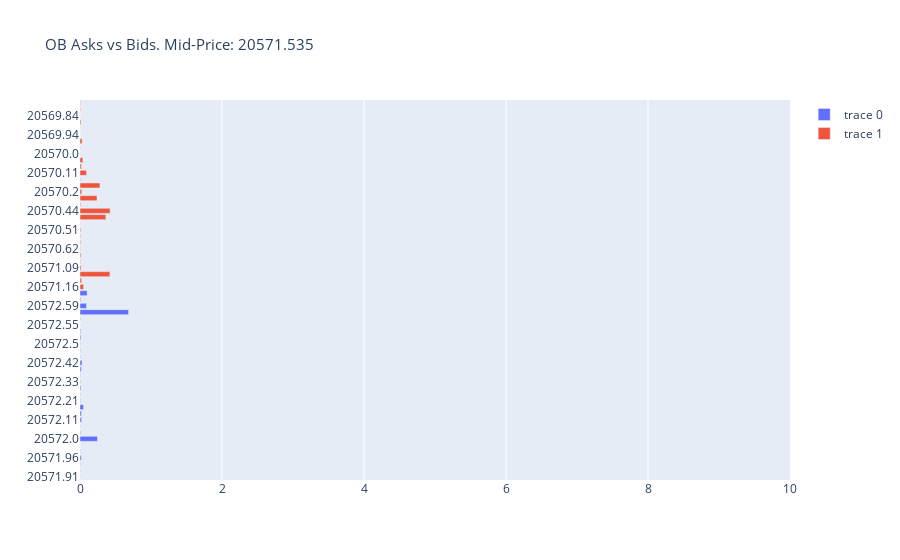

Write notebook code for a chart like this one.
### Markdown cell above
+ <font color= lightgray> <font size = 2> *OB Visualization*: </font>

### Code cell
binance = ccxt.binance()
time_stamp = binance.iso8601(binance.milliseconds())
bi_btc_ob = binance.fetch_order_book('BTC/USDT', limit=30) #Order Books 

bi_btc_ob_bid = pd.DataFrame(bi_btc_ob['bids'], columns = ['price','quantity']) #Levels and Qt
bi_btc_ob_ask = pd.DataFrame(bi_btc_ob['asks'], columns = ['price','quantity']) 


bid = bi_btc_ob['bids'][0][0] if len (bi_btc_ob['bids']) > 0 else None
ask = bi_btc_ob['asks'][0][0] if len (bi_btc_ob['asks']) > 0 else None
spread = (ask - bid) if (bid and ask) else None

fig = go.Figure(layout_xaxis_range=[0,10])

fig.add_trace(go.Bar(
    y= np.array(bi_btc_ob_ask.price.astype(str)),
    x= bi_btc_ob_ask.quantity,
    orientation='h',
))

fig.add_trace(go.Bar(
    y= np.array(bi_btc_ob_bid.price.astype(str)),
    x= bi_btc_ob_bid.quantity,
    orientation='h',
))
fig.update_layout(title_text="OB Asks vs Bids. Mid-Price: "+str((round(bid+ask,6))*.5),
                  title_font_size=15,)   
fig.show()

### Figure 1 — Plotly figure (JSON) as saved in the notebook; plotly's stock layout.template omitted (floating-point values rounded to 4 significant figures)
{"data": [{"orientation": "h", "type": "bar", "x": [0.00388, 0.00413, 0.00551, 0.01808, 0.00479, 0.00136, 0.2454, 0.00839, 0.00338, 0.02237, 0.02062, 0.04975, 0.00756, 0.00519, 0.01215, 0.0056, 0.00479, 0.01823, 0.0284, 0.00663, 0.00716, 0.0054, 0.01215, 0.00906, 0.001, 0.0054, 0.6843, 0.09141, 0.00918, 0.1], "y": ["20571.91", "20571.92", "20571.95", "20571.96", "20571.98", "20571.99", "20572.0", "20572.06", "20572.08", "20572.11", "20572.15", "20572.17", "20572.21", "20572.31", "20572.32", "20572.33", "20572.39", "20572.41", "20572.42", "20572.44", "20572.45", "20572.5", "20572.52", "20572.53", "20572.55", "20572.56", "20572.58", "20572.59", "20572.63", "20572.64"]}, {"orientation": "h", "type": "bar", "x": [0.05, 0.02246, 0.4209, 0.01448, 0.00656, 0.01258, 0.0054, 0.00906, 0.00759, 0.01021, 0.00266, 0.364, 0.4231, 0.00906, 0.2399, 0.02377, 0.2805, 0.00557, 0.0914, 0.01961, 0.04, 0.00231, 0.0043, 0.02914, 0.00092, 0.00121, 0.01313, 0.001, 0.00712, 0.00739], "y": ["20571.16", "20571.15", "20571.13", "20571.09", "20570.76", "20570.63", "20570.62", "20570.58", "20570.57", "20570.51", "20570.49", "20570.45", "20570.44", "20570.34", "20570.32", "20570.2", "20570.14", "20570.13", "20570.11", "20570.09", "20570.05", "20570.0", "20569.99", "20569.98", "20569.94", "20569.92", "20569.91", "20569.84", "20569.82", "20569.78"]}], "layout": {"title": {"font": {"size": 15}, "text": "OB Asks vs Bids. Mid-Price: 20571.535"}, "xaxis": {"range": [0, 10]}}}
